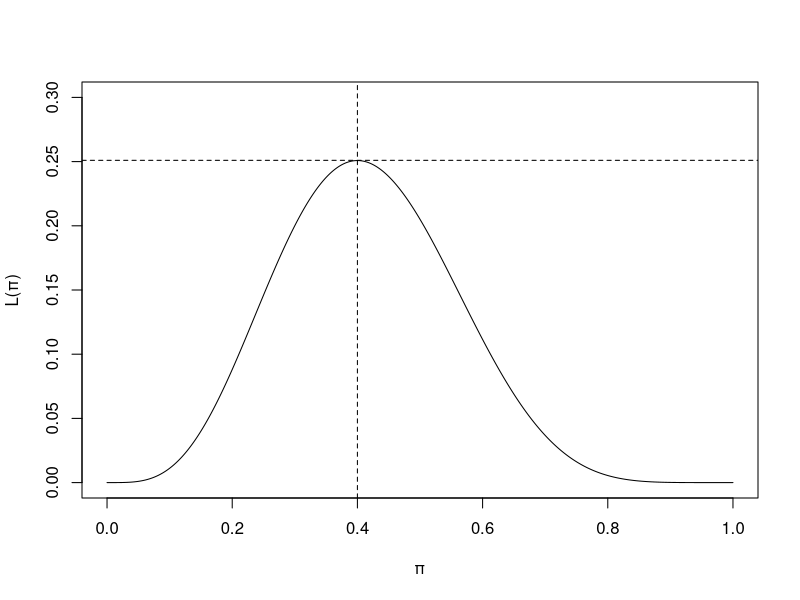
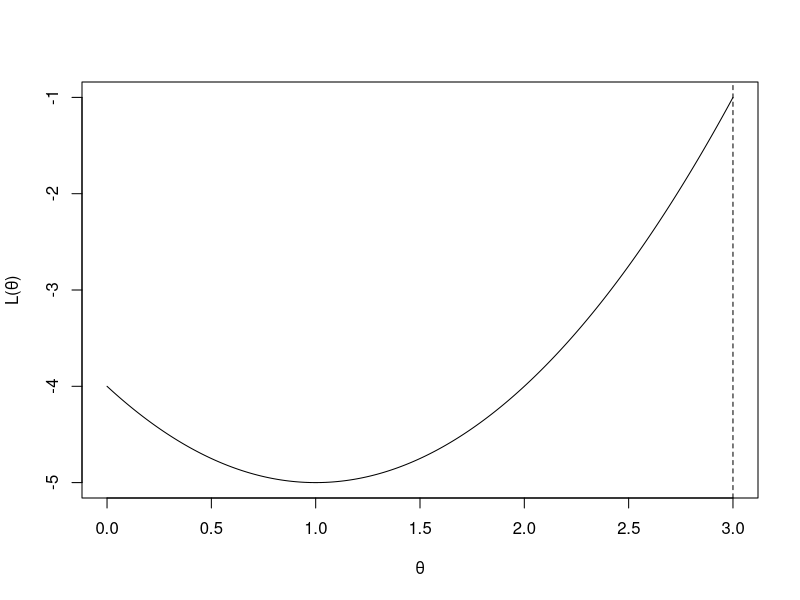
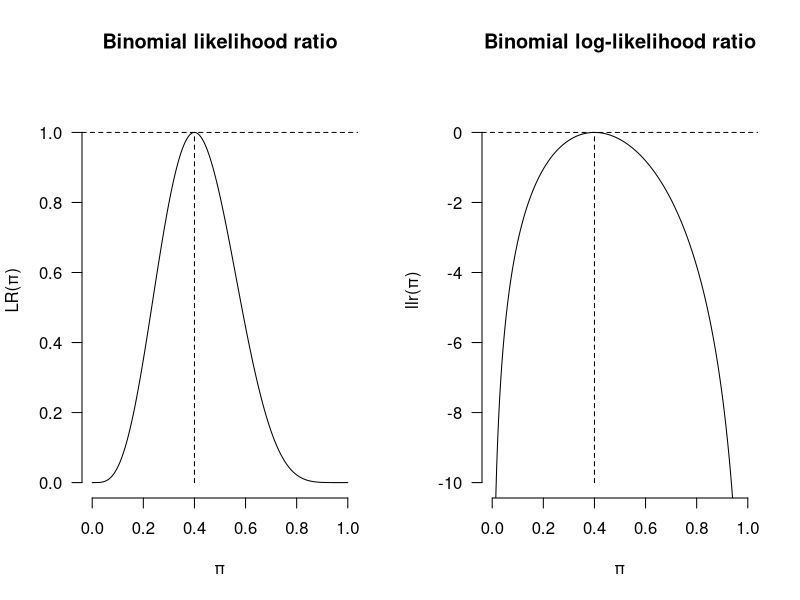
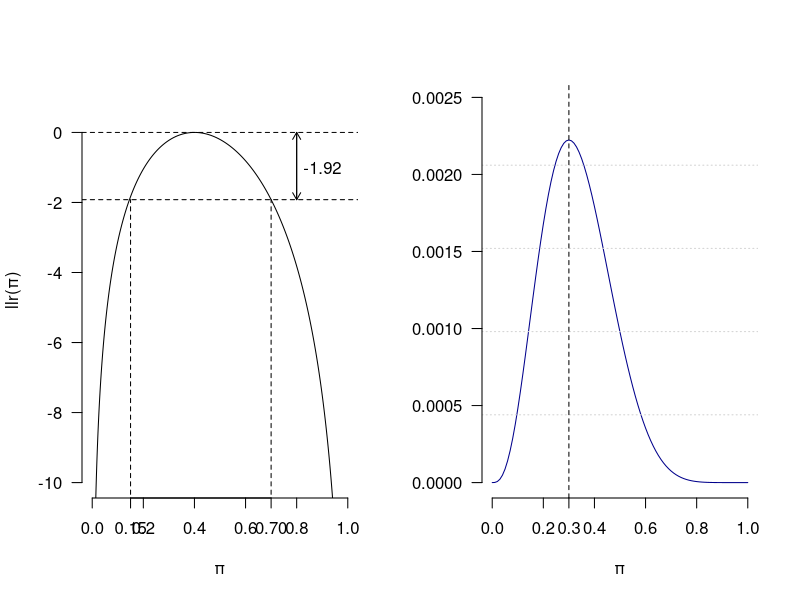
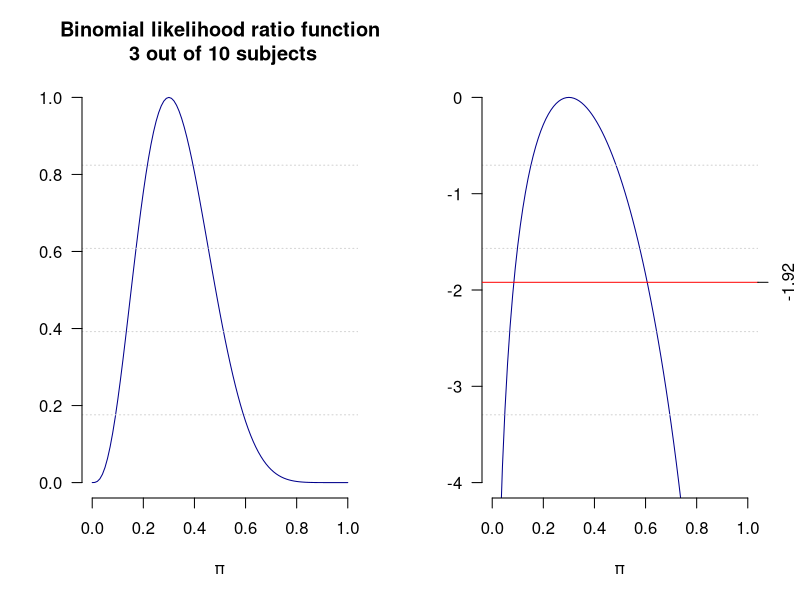
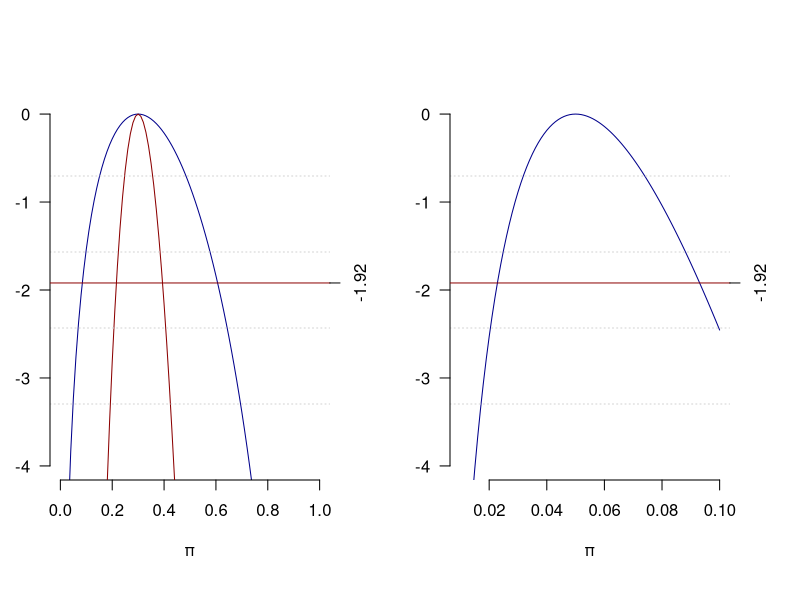
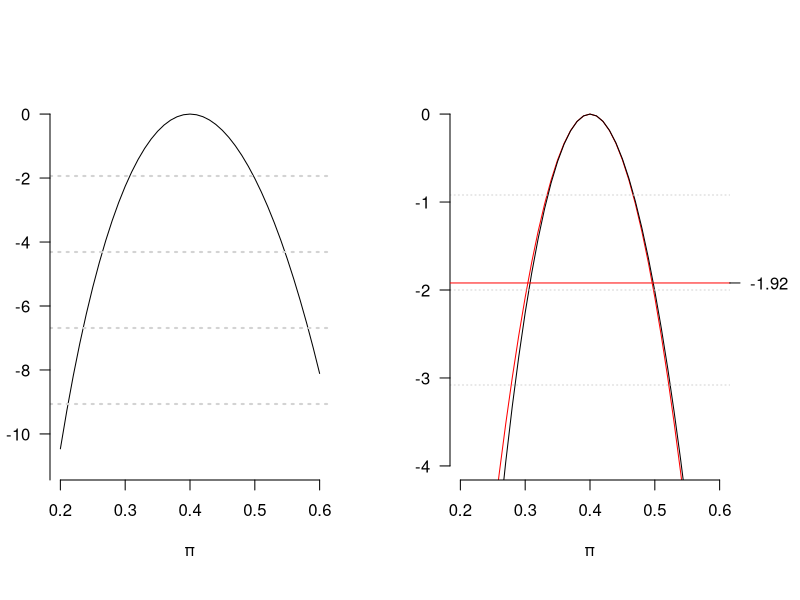
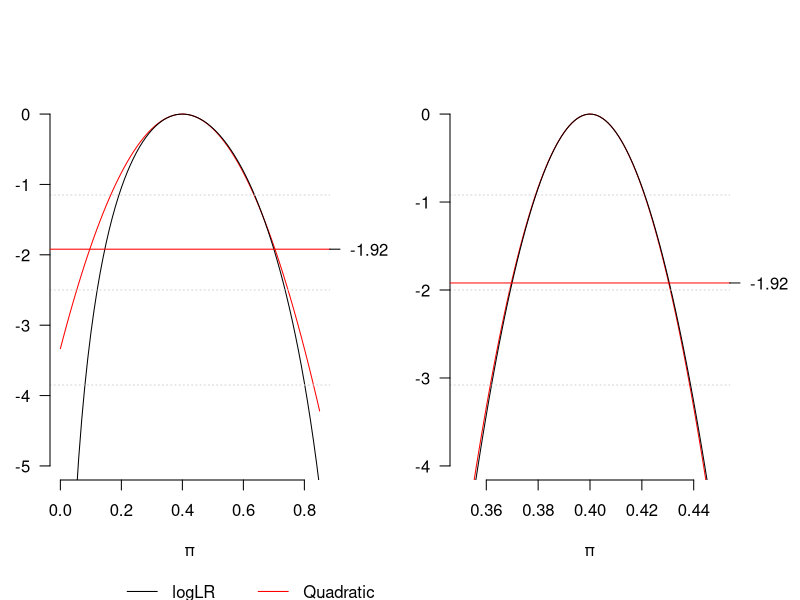

The R script that drew these images, in order:
## ---- chunk 1
dbinom(4, 10, 0.5)

# or you can calculate by hand:
factorial(10)*(0.5^10)/(factorial(4)*(factorial(6)))
## ---- chunk 2
x <- seq(0,1,by=0.001)
y <- (factorial(10)/(factorial(4)*(factorial(6))))*(x^4)*((1-x)^6)
plot(x, y, type = "l", ylim = c(0,0.3), ylab = "L(\U03C0)", xlab = "\U03C0")
#title("Figure 1. Binomial Likelihood")
abline(h=0.251, lty=2)
abline(v=0.4, lty=2)
## ---- chunk 3
x <- seq(0,3,by=0.001)
y <- (x-1)^2-5
plot(x, y, type = "l", ylim = c(-5,0-1), ylab = "L(\U03B8)", xlab = "\U03B8")
#title("Figure 2. Likelihood function with \n a limited domain")
abline(v=3, lty=2)
## ---- chunk 4

par(mfrow=c(1,2))
x <- seq(0,1,by=0.001)
y <- (x^4)*((1-x)^6)/(0.4^4*0.6^6)
z <- log((x^4)*((1-x)^6))-log(0.4^4*0.6^6)
plot(x, y, type = "l", ylim = c(0,1.1),yaxt="n",
     frame.plot = FALSE, ylab = "LR(\U03C0)", xlab = "\U03C0")
axis(2, at=seq(0,1, 0.2), las=2)
title(main = "Binomial likelihood ratio")
abline(h=1.0, lty=2)
segments(x0=0.4, y0=0, x1=0.4, y1=1, lty = 2)
plot(x, z, type = "l", ylim = c(-10, 1), yaxt="n", frame.plot = FALSE,
     ylab = "llr(\U03C0)", xlab = "\U03C0" )
axis(2, at=seq(-10, 0, 2), las=2)
title(main = "Binomial log-likelihood ratio")
abline(h=0, lty=2)
segments(x0=0.4, y0=-10, x1=0.4, y1=0, lty = 2)
## ---- chunk 5
x <- seq(0,1,by=0.001)
z <- log((x^4)*((1-x)^6))-log(0.4^4*0.6^6)
plot(x, z, type = "l", ylim = c(-10, 1), yaxt="n", frame.plot = FALSE,
     ylab = "llr(\U03C0)", xlab = "\U03C0" )
axis(2, at=seq(-10, 0, 2), las=2)
abline(h=0, lty=2)
abline(h=-1.92, lty=2)
segments(x0=0.15, y0=-12, x1=0.15, y1=-1.92, lty = 2)
segments(x0=0.7, y0=-12, x1=0.7, y1=-1.92, lty = 2)
axis(1, at=c(0.15,0.7))
text(0.9, -1, "-1.92")
arrows(0.8, -1.92, 0.8, 0, lty = 1, length = 0.08)
arrows( 0.8, 0, 0.8, -1.92, lty = 1, length = 0.08)
## ---- chunk 6
pi <- seq(0, 1, by=0.01)

L <- (pi^3)*((1-pi)^7)
plot(pi, L, type = "l", ylim = c(0, 0.0025),yaxt="n", col="darkblue",
     frame.plot = FALSE, ylab = "", xlab = "\U03C0")
grid(NA, 5, lwd = 1)
abline(v=0.3, lty=2)
axis(1, at=0.3, las=0)
axis(2, at=seq(0,0.0025,0.0005), las=2)
#title(main = "Binomial likelihood function\n 3 out of 10 subjects")
## ---- chunk 7
LR <- L/max(L) ; head(LR)
plot(pi, LR, type = "l", ylim = c(0, 1),yaxt="n", col="darkblue",
     frame.plot = FALSE, ylab = "", xlab = "\U03C0")
grid(NA, 5, lwd = 1)
axis(2, at=seq(0,1,0.2), las=2)
title(main = "Binomial likelihood ratio function\n 3 out of 10 subjects")
## ---- chunk 8
logLR <- log(L/max(L))
plot(pi, logLR, type = "l", ylim = c(-4, 0),yaxt="n", col="darkblue",
     frame.plot = FALSE, ylab = "", xlab = "\U03C0")
grid(NA, 5, lwd = 1)
axis(2, at=seq(-4,0,1), las=2)
#title(main = "Binomial log-likelihood ratio function\n 3 out of 10 subjects")
abline(h=-1.92, lty=1, col="red")
axis(4, at=-1.92, las=0)
## ---- chunk 9
par(mai = c(1.2, 0.5, 1, 0.7))
logLR_30 <- log((pi^30)*((1-pi)^70)/max((pi^30)*((1-pi)^70)))
plot(pi, logLR, type = "l", ylim = c(-4, 0),yaxt="n", col="darkblue",
     frame.plot = FALSE, ylab = "", xlab = "\U03C0")
lines(pi, logLR_30, col="darkred")
grid(NA, 5, lwd = 1)
axis(2, at=seq(-4,0,1), las=2)
#title(main = "Binomial log-likelihood ratio function\n 3 out of 10 and 30 out of 100 subjects")
abline(h=-1.92, lty=1, col="darkred")
axis(4, at=-1.92, las=0)
legend(x=0.1, y= -5.8 ,xpd = TRUE,  legend=c("logLR","LogLR_30"), bty = "n",
       col=c("black","darkred"), lty=c(1,1), horiz = TRUE) #the legend is below the graph
## ---- chunk 10
lambda <- seq(0.01, 0.10, by=0.001)
LogLR <- 8*log(lambda)-lambda*160-max(8*log(lambda)-lambda*160)
plot(lambda, LogLR, type = "l", ylim = c(-4, 0),yaxt="n", col="darkblue",
     frame.plot = FALSE, ylab = "", xlab = "\U03C0")
grid(NA, 5, lwd = 1)
axis(2, at=seq(-4,0,1), las=2)
#title(main = "Poisson log-likelihood ratio function\n 8 events in 160 person-years")
abline(h=-1.92, lty=1, col="darkred")
axis(4, at=-1.92, las=0)
## ---- chunk 11
library(knitr)
library(kableExtra)
kable(data.frame(lambda, LogLR), "html") %>%
  kable_styling("striped", full_width = F, position = "center") %>%
  row_spec(c(13,14,84,85), bold = T, color = "white", background = "#D7261E")
## ---- chunk 12
pi <- seq(0.2, 0.6, by=0.01)
L <- (pi^40)*((1-pi)^60)
Lmax <- rep(max(L), 41)
LR <- L/Lmax
logLR <- log(LR)

plot(pi, logLR, type = "l", ylim = c(-11, 0),yaxt="n",
     frame.plot = FALSE, ylab = "logLR(\U03C0)", xlab = "\U03C0")
grid(NA, 5, lwd = 2) # add some horizontal grid on the background
axis(2, at=seq(-12,0,2), las=2)
#title(main = "Figure 1. Binomial log-likelihood ratio")
## ---- chunk 13
par(mai = c(1.2, 0.5, 1, 0.7))
quad <- -(pi-0.4)^2/(2*0.0024)
plot(pi, quad, type = "l", ylim = c(-4, 0),yaxt="n", col="red",
     frame.plot = FALSE, ylab = "", xlab = "\U03C0")
lines(pi, logLR, col="black")
grid(NA, 4, lwd = 1) # add some horizontal grid on the background
axis(2, at=seq(-4,0,1), las=2)
#title(main = "Figure 2. Quadratic approximation\n of binomial log-likelihood ratio \n 40 out of 100 subjects")
abline(h=-1.92, lty=1, col="red")
axis(4, at=-1.92, las=2)
legend(x=0.27, y= -5.5 ,xpd = TRUE,  legend=c("logLR","Quadratic"), bty = "n",
       col=c("black","red"), lty=c(1,1), horiz = TRUE) #the legend is below the graph
## ---- chunk 14
par(mai = c(1.2, 0.5, 1, 0.7))
pi <- seq(0.0, 0.85, by=0.01)
L <- (pi^4)*((1-pi)^6)
logLR <- log(L/max(L))

quad <- -(pi-0.4)^2/(2*0.4*0.6/10)
plot(pi, quad, type = "l", ylim = c(-5, 0),yaxt="n", col="red",
     frame.plot = FALSE, ylab = "", xlab = "\U03C0")
lines(pi, logLR, col="black")
grid(NA, 4, lwd = 1)
axis(2, at=seq(-5,0,1), las=2)
#title(main = "Figure 3. Quadratic approximation\n of binomial log-likelihood ratio\n 4 out of 10 subjects")
abline(h=-1.92, lty=1, col="red")
axis(4, at=-1.92, las=2)

legend(x=0.17, y= -6.5 ,xpd = TRUE,  legend=c("logLR","Quadratic"), bty = "n",
       col=c("black","red"), lty=c(1,1), horiz = TRUE) #the legend is below the graph
## ---- chunk 15
par(mai = c(1.2, 0.5, 1, 0.7))
pi <- seq(0.35, 0.45, by=0.001)
L <- (pi^400)*((1-pi)^600)
logLR <- log(L/max(L))

quad <- -(pi-0.4)^2/(2*0.4*0.6/1000)
plot(pi, quad, type = "l", ylim = c(-4, 0),yaxt="n", col="red",
     frame.plot = FALSE, ylab = "", xlab = "\U03C0")
lines(pi, logLR, col="black")
grid(NA, 4, lwd = 1)
axis(2, at=seq(-4,0,1), las=2)
#title(main = "Figure 4. Quadratic approximation\n of binomial log-likelihood ratio\n 400 out of 1000 subjects")
abline(h=-1.92, lty=1, col="red")
axis(4, at=-1.92, las=2)

legend(x=0.37, y= -5.5 ,xpd = TRUE,  legend=c("logLR","Quadratic"), bty = "n",
       col=c("black","red"), lty=c(1,1), horiz = TRUE) #the legend is below the graph

## ---- chunk 16
par(mai = c(1.2, 0.5, 1, 0.7))
pi <- seq(0.0003, 0.04, by=0.000001)
L <- (pi^1)*((1-pi)^99)
logLR <- log(L/max(L))

quad <- -(pi-0.01)^2/(2*0.01*0.99/100)

plot(pi, quad, type = "l", ylim = c(-4, 0),yaxt="n", col="red",
     frame.plot = FALSE, ylab = "", xlab = "\U03C0")
lines(pi, logLR, col="black")
grid(NA, 4, lwd = 1)
axis(2, at=seq(-4,0,1), las=2)
#title(main = "Figure 5. Quadratic approximation\n of binomial log-likelihood ratio\n 1 out of 100 subjects")
abline(h=-1.92, lty=1, col="red")
axis(4, at=-1.92, las=2)

legend(x=0.007, y= -5.5 ,xpd = TRUE,  legend=c("logLR","Quadratic"), bty = "n",
       col=c("black","red"), lty=c(1,1), horiz = TRUE) #the legend is below the graph
## ---- chunk 17
par(mai = c(1.2, 0.5, 1, 0.7))
pi <- seq(0.0005, 0.02, by=0.000001)
L <- (pi^10)*((1-pi)^990)
logLR <- log(L/max(L))

quad <- -(pi-0.01)^2/(2*0.01*0.99/1000)

plot(pi, quad, type = "l", ylim = c(-4, 0),yaxt="n", col="red",
     frame.plot = FALSE, ylab = "", xlab = "\U03C0")
lines(pi, logLR, col="black")
grid(NA, 4, lwd = 1)
axis(2, at=seq(-4,0,1), las=2)
#title(main = "Figure 6. Quadratic approximation\n of binomial log-likelihood ratio\n 10 out of 1000 subjects")
abline(h=-1.92, lty=1, col="red")
axis(4, at=-1.92, las=2)

legend(x=0.004, y= -5.5 ,xpd = TRUE,  legend=c("logLR","Quadratic"), bty = "n",
       col=c("black","red"), lty=c(1,1), horiz = TRUE) #the legend is below the graph
## ---- chunk 18
par(mai = c(1.2, 0.5, 1, 0.7))
pi <- seq(0.007, 0.013, by=0.000001)
L <- (pi^100)*((1-pi)^9900)
logLR <- log(L/max(L))

quad <- -(pi-0.01)^2/(2*0.01*0.99/10000)

plot(pi, quad, type = "l", ylim = c(-4, 0),yaxt="n", col="red",
     frame.plot = FALSE, ylab = "", xlab = "\U03C0")
lines(pi, logLR, col="black")
grid(NA, 4, lwd = 1)
axis(2, at=seq(-4,0,1), las=2)
#title(main = "Figure 7. Quadratic approximation\n of binomial log-likelihood ratio\n 100 out of 10000 subjects")
abline(h=-1.92, lty=1, col="red")
axis(4, at=-1.92, las=2)

legend(x=0.0084, y= -5.5 ,xpd = TRUE,  legend=c("logLR","Quadratic"), bty = "n",
       col=c("black","red"), lty=c(1,1), horiz = TRUE) #the legend is below the graph
## ---- chunk 19
par(mai = c(1.2, 0.5, 1, 0.7))
pi <- seq(0.96, 1.0, by=0.0001)
L <- (pi^99)*((1-pi)^1)
logLR <- log(L/max(L))

quad <- -(pi-0.99)^2/(2*0.01*0.99/100)

plot(pi, quad, type = "l", ylim = c(-4, 0),yaxt="n", col="red",
     frame.plot = FALSE, ylab = "", xlab = "\U03C0")
lines(pi, logLR, col="black")
grid(NA, 4, lwd = 1)
axis(2, at=seq(-4,0,1), las=2)
#title(main = "Figure 8. Quadratic approximation\n of binomial log-likelihood ratio\n 99 out of 100 subjects")
abline(h=-1.92, lty=1, col="red")
axis(4, at=-1.92, las=2)

legend(x=0.968, y= -5.5 ,xpd = TRUE,  legend=c("logLR","Quadratic"), bty = "n",
       col=c("black","red"), lty=c(1,1), horiz = TRUE) #the legend is below the graph
## ---- chunk 20
# the power in test B
dbinom(3,5,2/3)+dbinom(4,5,2/3)+dbinom(5,5,2/3)
# the size in test B
dbinom(3,5,0.5)+dbinom(4,5,0.5)+dbinom(5,5,0.5)
## ---- chunk 21
x <- rchisq(1000000, 5)
q100 <- quantile(x, 1)
q95 <- quantile(x, .95)
q05 <- quantile(x, 0.05)
q00 <- quantile(x,0)
dens <- density(x)
plot(dens, xlim=c(0,20), frame.plot = FALSE, main=" ", yaxs="i",
     ylim=c(0,0.18), xlab="")
x1 <- max(which(dens$x <= q05))
x2 <- min(which(dens$x > q00))
x3 <- min(which(dens$x >= q95))
x4 <- max(which(dens$x <  q100))
with(dens, polygon(x=c(x[c(x1,x1:x2,x2)]), y= c(0, y[x1:x2], 0), col="gray"))
with(dens, polygon(x=c(x[c(x3,x3:x4,x4)]), y= c(0, y[x3:x4], 0), col="gray"))

axis(1, at=c(1.17,3,11.17), labels = c(expression(t[obs]), expression(paste("E(T|",theta,")", sep = "")), expression(t^"'")))
